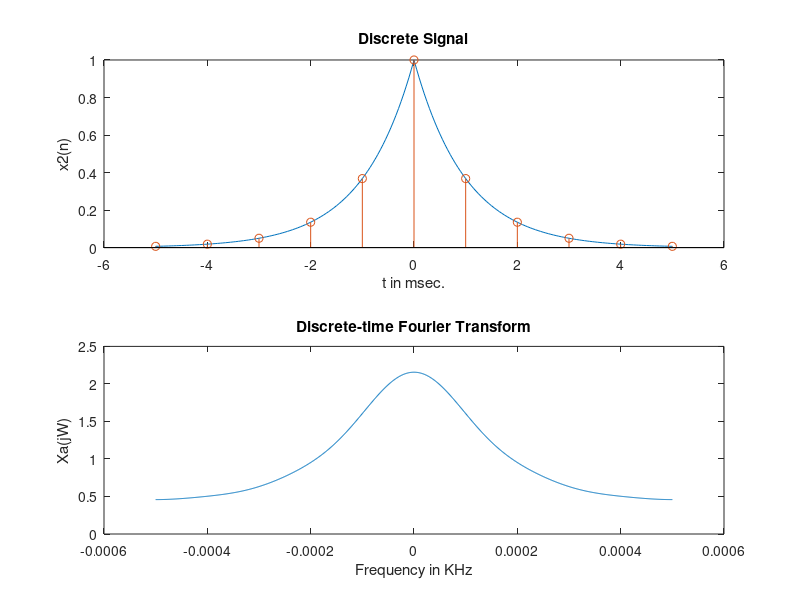

Write the MATLAB code that produced this figure.
% Analog Signal

Dt = 0.00005;

t = -0.005:Dt:0.005;

xa = exp(-1000*abs(t));

% Discrete-time Signal

Ts = 0.001;   % 1/1000

n = -5:1:5;       %-0.005/0.001 = -5

x = exp(-1000*abs(n*Ts));

% Discrete-time Fourier transform

K = 500; k = 0:1:K;

w = pi*k/K;     % 501 samples from 0 to pi

X = x * exp(-j*n'*w);

X = real(X);

w = [-fliplr(w), w(2:K+1)];

X = [fliplr(X), X(2:K+1)];

figure,

subplot(2,1,1);plot(t*1000,xa);

xlabel('t in msec.'); ylabel('x2(n)')

title('Discrete Signal'); hold on

stem(n*Ts*1000,x);  hold off

subplot(2,1,2);plot(w/pi,X);

xlabel('Frequency in pi units'); ylabel('X2(w)')

title('Discrete-time Fourier Transform')

subplot(2,1,2);plot(w/(2*pi*1000),X);

xlabel('Frequency in KHz'); ylabel('Xa(jW)')

title('Discrete-time Fourier Transform')
